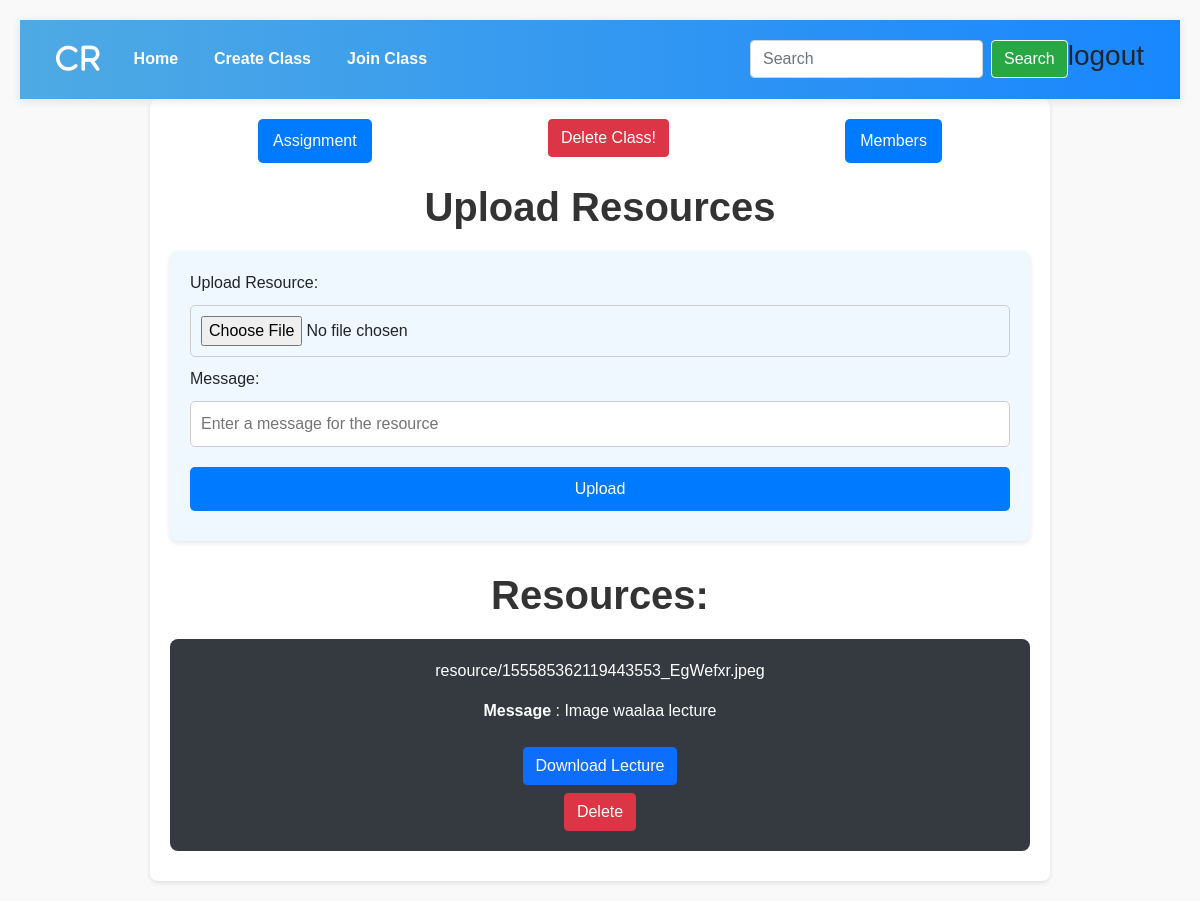
Page /get/1 (signed in) on the committed database.
### classroomapp/models.py (models this page shows, shortened)
class classdata(models.Model):
    name = models.ForeignKey(googleclass, on_delete=models.CASCADE, null=True, blank=True, related_name='class_material')
    lecture = models.FileField(upload_to='resource/', blank=True, null=True)
    message = models.CharField(max_length=1000, blank=True, null=True)

### classroomapp/views.py (the view, shortened to what this page needs)
# urls.py: path('get/<int:id>', get_resources, name='get_resources'),
@login_required(login_url='signin')
def get_resources(request, id):
    global global_id
    global_id = id
    gglcls = googleclass.objects.filter(id = id).first()
    classmt = gglcls.class_material.all()
    context = {'lecture' : classmt, 'gglcls' : gglcls}
    return render(request, 'get_resources.html', context)

### classroomapp/templates/get_resources.html (shortened to what this page needs)
{% extends "basic.html" %}
{% block body %}
<div class="container">
    <div class="nav-links">
        {% if gglcls.instructor.username == user.username %}
            <a href="{% url 'upload_assignment' gglcls.id %}">Assignment</a>
            <form action="" method="post">{% csrf_token %}
                <button class="btn btn-danger" type="submit">Delete Class!</button>
            </form>
        {% else %}
            <a href="{% url 'get_assignment' gglcls.id %}">Assignment</a>
            <form action="" method="post">{% csrf_token %}
                <input type="hidden" value="left" name="btns" id="">
                <button class="btn btn-danger" type="submit">leave Class!</button>
            </form>
        {% endif %}
        <a href="{% url 'cls_members' gglcls.id %}">Members</a>
    </div>
    {% if gglcls.instructor.username == user.username %}
    <h1 class='fw-bold'>Upload Resources</h1>
    <form class="upload-form" action="" method="post" enctype="multipart/form-data">
        <label for="lecture">Upload Resource:</label>
        <input type="file" name="lecture" id="lecture" required>
        <label for="lecmsg">Message:</label>
        <input type="text" name="lecmsg" id="lecmsg" placeholder="Enter a message for the resource">
        <button type="submit">Upload</button>
    </form>
    {% endif %}
    <h1 class='fw-bold'>Resources:</h1>
    {% if lecture %}
        {% for l in lecture %}
        {% if l.lecture %}
        <div class="resource-card">
            <p>{{ l.lecture }}</p>
            <p><span class="fw-bold">Message</span> : {{l.message}}</p>
            <a href="/media/{{ l.lecture }}" class="btn btn-primary m-2">Download Lecture</a>
            {% if gglcls.instructor.username == user.username %}
            <form action="" method="post">{% csrf_token %}
                <button class="btn btn-danger" type="submit">Delete</button>
            </form>
            {% endif %}
        </div>
        {% else %}
        <span>No Lectures yet</span>
        {% endif %}
        {% endfor %}
    {% else %}
        <span>No Resources available.</span>
    {% endif %}
</div>
{% endblock body %}

### classroomapp/templates/basic.html (style rules this page uses)
body { background-color: #f8f9fa; font-family: Arial, sans-serif; }

### classroomapp/templates/get_resources.html (style rules this page uses)
body { font-family: Arial, sans-serif; background-color: #f9f9f9; margin: 0; padding: 20px; }
.container { max-width: 900px; margin: auto; padding: 20px; background: white; border-radius: 8px; box-shadow: 0 2px 5px rgba(0, 0, 0, 0.1); }
h1 { color: #333; margin-bottom: 20px; text-align: center; }
.nav-links { display: flex; justify-content: space-around; margin-bottom: 20px; }
.nav-links a { padding: 10px 15px; background-color: #007bff; color: white; text-decoration: none; border-radius: 5px; transition: background-color 0.3s; }
.upload-form { margin-bottom: 30px; padding: 20px; background-color: #f0f8ff; border-radius: 8px; box-shadow: 0 2px 5px rgba(0, 0, 0, 0.1); }
.upload-form input[type="file"], .upload-form input[type="text"], .upload-form button { width: 100%; padding: 10px; margin: 10px 0; border: 1px solid #ccc; border-radius: 5px; }
.upload-form button { background-color: #007bff; color: white; border: none; cursor: pointer; transition: background-color 0.3s; }
.resource-card { display: flex; flex-direction: column; align-items: center; justify-content: center; background-color: #343a40; color: #ffffff; border-radius: 8px; padding: 20px; margin: 10px 0; text-align: center; transition: box-shadow 0.3s; }

### rows in the picture
classdata: lecture "resource/155585362119443553_EgWefxr.jpeg", message "Image waalaa lecture"
